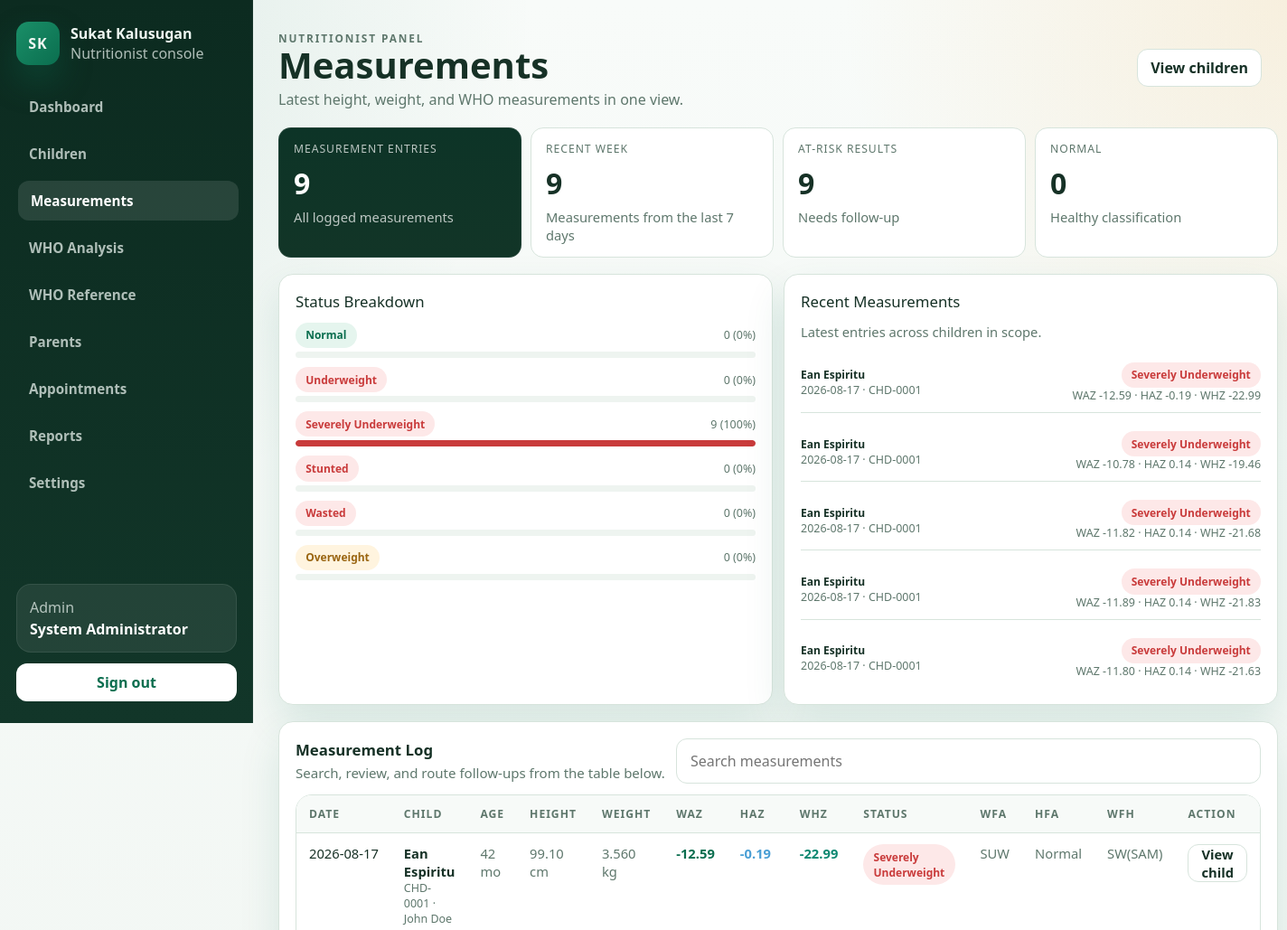
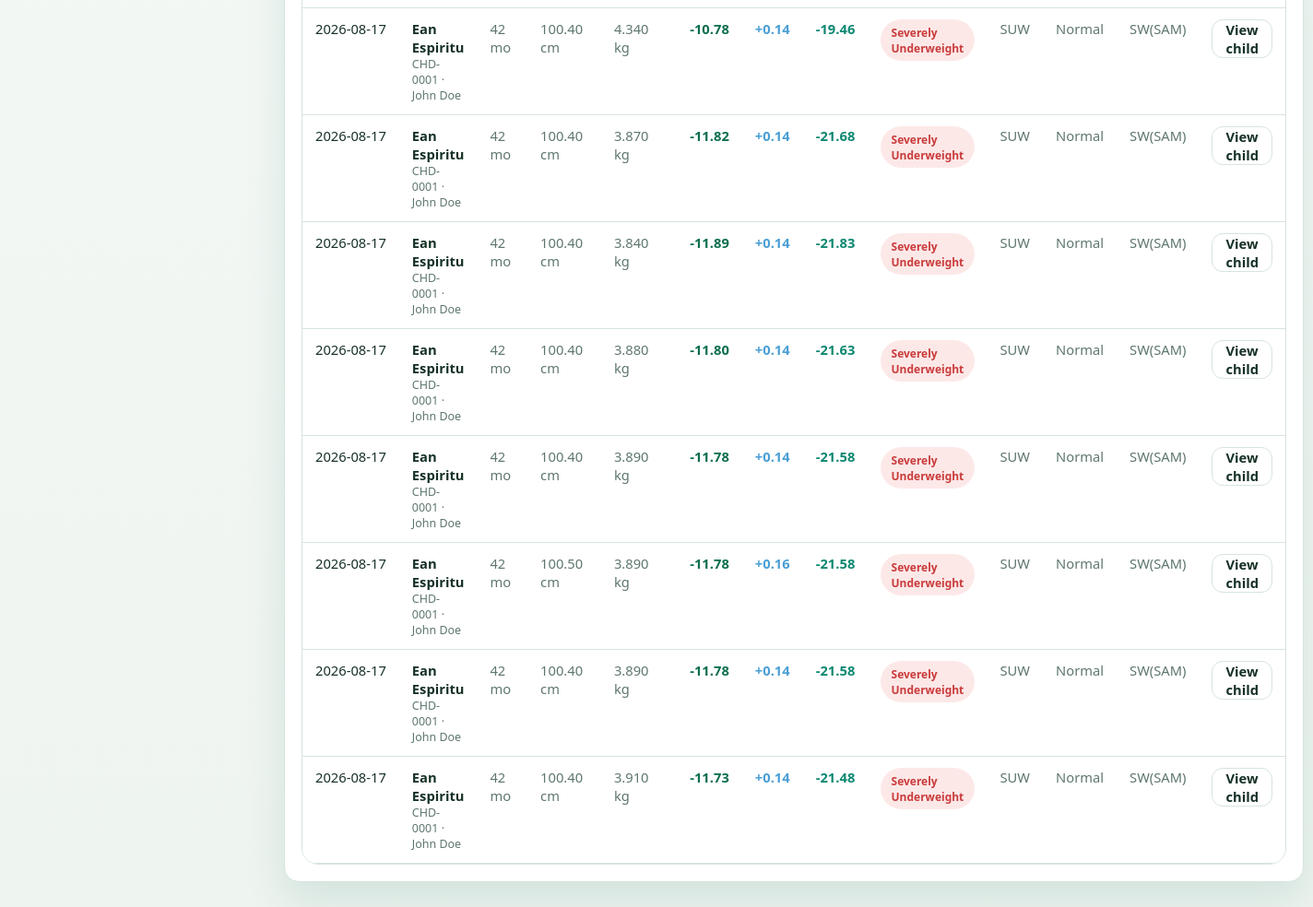
The app's page /nutritionist/measurements.php (signed in) with its own data (2 pictures, top to bottom).
### tables this page shows
CREATE TABLE `measurements` (
  `id` int(10) UNSIGNED NOT NULL,
  `child_id` int(10) UNSIGNED NOT NULL,
  `height_cm` decimal(5,2) NOT NULL,
  `weight_kg` decimal(5,3) NOT NULL,
  `age_months` int(10) UNSIGNED NOT NULL,
  `measurement_date` date NOT NULL,
  `source_type` enum('kiosk','manual','mobile') NOT NULL DEFAULT 'kiosk',
  `waz` decimal(5,2) DEFAULT NULL,
  `haz` decimal(5,2) DEFAULT NULL,
  `whz` decimal(5,2) DEFAULT NULL,
  `nutritional_status` enum('Normal','Underweight','Severely Underweight','Stunted','Wasted','Overweight') DEFAULT NULL,
  `wfa_status` enum('SUW','MUW','Normal') DEFAULT NULL,
  `hfa_status` enum('SSt','MSt','Normal','Tall') DEFAULT NULL,
  `wfh_status` enum('SW(SAM)','MW(MAM)','Normal','OW','Ob') DEFAULT NULL,
  `device_id` int(10) UNSIGNED DEFAULT NULL,
  `recorded_by` int(10) UNSIGNED DEFAULT NULL,
  `created_at` timestamp NOT NULL DEFAULT current_timestamp()
);

CREATE TABLE `children` (
  `id` int(10) UNSIGNED NOT NULL,
  `child_code` varchar(20) NOT NULL,
  `first_name` varchar(100) NOT NULL,
  `last_name` varchar(100) NOT NULL,
  `birthdate` date NOT NULL,
  `sex` enum('Male','Female') NOT NULL,
  `barangay_id` int(10) UNSIGNED DEFAULT NULL,
  `address` varchar(255) DEFAULT NULL,
  `purok` varchar(150) DEFAULT NULL,
  `is_ip` tinyint(1) NOT NULL DEFAULT 0,
  `has_disability` tinyint(1) NOT NULL DEFAULT 0,
  `parent_id` int(10) UNSIGNED NOT NULL,
  `created_at` timestamp NOT NULL DEFAULT current_timestamp(),
  `updated_at` timestamp NOT NULL DEFAULT current_timestamp() ON UPDATE current_timestamp()
);

CREATE TABLE `parents` (
  `id` int(10) UNSIGNED NOT NULL,
  `name` varchar(150) NOT NULL,
  `email` varchar(150) NOT NULL,
  `password_hash` varchar(255) NOT NULL,
  `parent_type` enum('Father','Mother','Guardian','Grandparent','Other') NOT NULL DEFAULT 'Guardian',
  `phone` varchar(30) DEFAULT NULL,
  `address` varchar(255) DEFAULT NULL,
  `barangay_id` int(10) UNSIGNED DEFAULT NULL,
  `status` enum('active','inactive') NOT NULL DEFAULT 'active',
  `created_at` timestamp NOT NULL DEFAULT current_timestamp(),
  `updated_at` timestamp NOT NULL DEFAULT current_timestamp() ON UPDATE current_timestamp()
);

### public_html/includes/auth_middleware.php (called while the page is built, shortened)
<?php
function app_base_path(): string
{
    $scriptName = str_replace('\\', '/', (string)($_SERVER['SCRIPT_NAME'] ?? ''));
    $routeMarkers = ['/api/', '/admin/', '/nutritionist/', '/parent/', '/kiosk/', '/auth/'];
    foreach ($routeMarkers as $marker) {
        $position = strpos($scriptName, $marker);
        if ($position !== false) {
            return rtrim(substr($scriptName, 0, $position), '/');
        }
    }
    return rtrim(dirname($scriptName), '/');
}
function app_url(string $path = ''): string
{
    $basePath = app_base_path();
    $normalizedPath = '/' . ltrim($path, '/');
    if ($basePath === '' || $basePath === '/') {
        return $normalizedPath;
    }
    return $basePath . $normalizedPath;
}

### public_html/includes/admin_helpers.php (called while the page is built, shortened)
<?php
require_once __DIR__ . '/auth_middleware.php';
function admin_e(string $value): string
{
    return htmlspecialchars($value, ENT_QUOTES, 'UTF-8');
}
function admin_bind_params(mysqli_stmt $stmt, string $types, array &$params): void
{
    if ($types === '' || $params === []) {
        return;
    }
}
function admin_fetch_all(string $sql, string $types = '', array $params = []): array
{
    $conn = get_db_connection();
    $stmt = mysqli_prepare($conn, $sql);
    admin_bind_params($stmt, $types, $params);
    if (!mysqli_stmt_execute($stmt)) {
        error_log('[SukatKalusugan] admin_fetch_all execute failed: ' . mysqli_stmt_error($stmt) . ' | SQL: ' . $sql);
        mysqli_stmt_close($stmt);
        return [];
    }
    $result = mysqli_stmt_get_result($stmt);
    $rows = [];
    if ($result instanceof mysqli_result) {
        while ($row = mysqli_fetch_assoc($result)) {
            $rows[] = $row;
        }
    }
    return $rows;
}

### public_html/nutritionist/measurements.php (the view, shortened to what this page needs)
<?php
require_once __DIR__ . '/../includes/nutritionist_helpers.php';
$user = nutritionist_require_access();
$params = [];
$scope = nutritionist_scope_fragment($user, 'c.barangay_id', $params);
$measurements = admin_fetch_all(
	"SELECT
		m.id,
		m.measurement_date,
		m.height_cm,
		m.weight_kg,
		m.age_months,
		m.source_type,
		m.waz,
		m.haz,
		m.whz,
		m.nutritional_status,
		m.wfa_status,
		m.hfa_status,
		m.wfh_status,
		c.id AS child_id,
		c.child_code,
		c.first_name,
		c.last_name,
		bg.name AS barangay,
		p.name AS parent_name
	 FROM measurements m
	 INNER JOIN children c ON c.id = m.child_id
	 INNER JOIN parents p ON p.id = c.parent_id
	 LEFT JOIN barangays bg ON bg.id = c.barangay_id
	 WHERE {$scope}
	 ORDER BY m.measurement_date DESC, m.id DESC",
	str_repeat('i', count($params)),
	$params
);
$statusCounts = [
	'Normal' => 0,
	'Underweight' => 0,
	'Severely Underweight' => 0,
	'Stunted' => 0,
	'Wasted' => 0,
	'Overweight' => 0,
];
foreach ($measurements as $measurement) {
	$status = (string)($measurement['nutritional_status'] ?? '');
	if (isset($statusCounts[$status])) {
		$statusCounts[$status]++;
	}
}
$recentMeasurements = array_values(array_filter(
	$measurements,
	static fn(array $measurement): bool => new DateTimeImmutable((string)$measurement['measurement_date']) >= (new DateTimeImmutable('today'))->modify('-7 days')
));
$atRiskCount = count(array_filter($measurements, static fn(array $measurement): bool => !in_array((string)($measurement['nutritional_status'] ?? 'Pending'), ['Normal', 'Overweight'], true)));
$actions = '<a class="admin-btn-secondary" href="' . nutritionist_e(app_url('/nutritionist/children.php')) . '">View children</a>';
?>
<section class="nutritionist-stat-grid">
	<article class="nutritionist-stat-card is-featured">
		<div class="nutritionist-stat-label">Measurement Entries</div>
		<div class="admin-stat-value"><?php echo count($measurements); ?></div>
		<div class="admin-stat-note">All logged measurements</div>
	</article>
	<article class="nutritionist-stat-card">
		<div class="nutritionist-stat-label">Recent Week</div>
		<div class="admin-stat-value"><?php echo count($recentMeasurements); ?></div>
		<div class="admin-stat-note">Measurements from the last 7 days</div>
	</article>
	<article class="nutritionist-stat-card">
		<div class="nutritionist-stat-label">At-Risk Results</div>
		<div class="admin-stat-value"><?php echo $atRiskCount; ?></div>
		<div class="admin-stat-note">Needs follow-up</div>
	</article>
	<article class="nutritionist-stat-card">
		<div class="nutritionist-stat-label">Normal</div>
		<div class="admin-stat-value"><?php echo (int)($statusCounts['Normal'] ?? 0); ?></div>
		<div class="admin-stat-note">Healthy classification</div>
	</article>
</section>
<section class="nutritionist-panel-grid is-balanced">
	<article class="nutritionist-panel">
		<div class="admin-section-title" style="margin-bottom:12px;">Status Breakdown</div>
		<?php foreach (['Normal', 'Underweight', 'Severely Underweight', 'Stunted', 'Wasted', 'Overweight'] as $status): ?>
			<?php
			$count = (int)($statusCounts[$status] ?? 0);
			$pct = count($measurements) > 0 ? (int)round(($count / count($measurements)) * 100) : 0;
			$barColor = match ($status) {
				'Normal' => 'var(--admin-primary)',
				'Underweight' => 'var(--admin-accent)',
				'Severely Underweight' => 'var(--admin-danger)',
				'Stunted' => '#7048E8',
				'Wasted' => '#4a9fd5',
				default => '#b08900',
			};
			?>
			<div style="margin-bottom:10px;">
				<div style="display:flex;justify-content:space-between;margin-bottom:4px;align-items:center;">
					<span class="admin-pill <?php echo nutritionist_status_class($status); ?>"><?php echo nutritionist_e($status); ?></span>
					<span class="admin-mini"><?php echo $count; ?> (<?php echo $pct; ?>%)</span>
				</div>
				<div style="height:7px;border-radius:999px;background:var(--admin-bg);overflow:hidden;">
					<div style="width:<?php echo max($pct, $count > 0 ? 3 : 0); ?>%;height:100%;border-radius:999px;background:<?php echo nutritionist_e($barColor); ?>;"></div>
				</div>
			</div>
		<?php endforeach; ?>
	</article>
	<article class="nutritionist-panel">
		<div class="admin-section-title" style="margin-bottom:12px;">Recent Measurements</div>
		<div class="admin-stat-note">Latest entries across children in scope.</div>
		<div style="margin-top:14px;display:grid;gap:10px;">
			<?php foreach (array_slice($measurements, 0, 5) as $measurement): ?>
				<div class="admin-list-item" style="padding:10px 0;">
					<div>
						<div style="font-size:12px;font-weight:600;color:var(--admin-text);"><?php echo nutritionist_e($measurement['first_name'] . ' ' . $measurement['last_name']); ?></div>
						<div class="admin-mini"><?php echo nutritionist_e((string)$measurement['measurement_date']); ?> · <?php echo nutritionist_e((string)$measurement['child_code']); ?></div>
					</div>
					<div style="text-align:right;">
						<div class="admin-pill <?php echo nutritionist_status_class((string)$measurement['nutritional_status']); ?>"><?php echo nutritionist_e((string)$measurement['nutritional_status']); ?></div>
						<div class="admin-mini">WAZ <?php echo nutritionist_e((string)$measurement['waz']); ?> · HAZ <?php echo nutritionist_e((string)$measurement['haz']); ?> · WHZ <?php echo nutritionist_e((string)$measurement['whz']); ?></div>
					</div>
				</div>
			<?php endforeach; ?>
		</div>
	</article>
</section>
<section class="nutritionist-panel">
	<div class="nutritionist-table-head" style="margin-bottom:12px;">
		<div>
			<h2 class="admin-section-title" style="margin-bottom:2px;">Measurement Log</h2>
			<p class="admin-section-subtitle">Search, review, and route follow-ups from the table below.</p>
		</div>
		<input class="admin-search" data-admin-filter="#measurements-table" type="search" placeholder="Search measurements" style="min-width:260px;">
	</div>
	<div class="nutritionist-table-wrap">
		<table class="nutritionist-table" id="measurements-table">
			<thead>
				<tr>
					<th>Date</th>
					<th>Child</th>
					<th>Age</th>
					<th>Height</th>
					<th>Weight</th>
					<th>WAZ</th>
					<th>HAZ</th>
					<th>WHZ</th>
					<th>Status</th>
					<th>WFA</th>
					<th>HFA</th>
					<th>WFH</th>
					<th>Action</th>
				</tr>
			</thead>
			<tbody>
				<?php foreach ($measurements as $measurement): ?>
					<tr data-filter-text="<?php echo nutritionist_e(strtolower($measurement['measurement_date'] . ' ' . $measurement['first_name'] . ' ' . $measurement['last_name'] . ' ' . $measurement['child_code'] . ' ' . ($measurement['nutritional_status'] ?? ''))); ?>">
						<td style="white-space:nowrap;"><?php echo nutritionist_e((string)$measurement['measurement_date']); ?></td>
						<td>
							<div style="font-weight:600;color:var(--admin-text);"><?php echo nutritionist_e($measurement['first_name'] . ' ' . $measurement['last_name']); ?></div>
							<div class="admin-mini"><?php echo nutritionist_e((string)$measurement['child_code']); ?> · <?php echo nutritionist_e((string)$measurement['parent_name']); ?></div>
						</td>
						<td style="color:var(--admin-muted);"><?php echo nutritionist_e((string)$measurement['age_months']); ?> mo</td>
						<td style="color:var(--admin-muted);"><?php echo nutritionist_e((string)$measurement['height_cm']); ?> cm</td>
						<td style="color:var(--admin-muted);"><?php echo nutritionist_e((string)$measurement['weight_kg']); ?> kg</td>
						<td style="color:var(--admin-primary);font-weight:600;"><?php echo ((float)$measurement['waz'] > 0 ? '+' : '') . nutritionist_e((string)$measurement['waz']); ?></td>
						<td style="color:#4a9fd5;font-weight:600;"><?php echo ((float)$measurement['haz'] > 0 ? '+' : '') . nutritionist_e((string)$measurement['haz']); ?></td>
						<td style="color:#0d8871;font-weight:600;"><?php echo ((float)$measurement['whz'] > 0 ? '+' : '') . nutritionist_e((string)$measurement['whz']); ?></td>
						<td><span class="admin-pill <?php echo nutritionist_status_class((string)$measurement['nutritional_status']); ?>"><?php echo nutritionist_e((string)$measurement['nutritional_status']); ?></span></td>
						<td style="color:var(--admin-muted);white-space:nowrap;"><?php echo nutritionist_e((string)($measurement['wfa_status'] ?? '—')); ?></td>
						<td style="color:var(--admin-muted);white-space:nowrap;"><?php echo nutritionist_e((string)($measurement['hfa_status'] ?? '—')); ?></td>
						<td style="color:var(--admin-muted);white-space:nowrap;"><?php echo nutritionist_e((string)($measurement['wfh_status'] ?? '—')); ?></td>
						<td><a class="admin-btn-secondary" href="<?php echo nutritionist_e(app_url('/nutritionist/children.php?view=' . (int)$measurement['child_id'])); ?>">View child</a></td>
					</tr>
				<?php endforeach; ?>
			</tbody>
		</table>
	</div>
</section>

### records on screen
measurements: child.last_name "Ean Espiritu", measurement_date "2026-08-17", child.child_code "CHD-0001", nutritional_status "Severely Underweight", waz "-12.59", haz "-0.19", whz "-22.99", parents.name "John Doe", age_months "42", height_cm "99.10", weight_kg "3.560", wfa_status "SUW", hfa_status "Normal", wfh_status "SW(SAM)"
measurements: child.last_name "Ean Espiritu", measurement_date "2026-08-17", child.child_code "CHD-0001", nutritional_status "Severely Underweight", waz "-10.78", haz "0.14", whz "-19.46", parents.name "John Doe", age_months "42", height_cm "100.40", weight_kg "4.340", wfa_status "SUW", hfa_status "Normal", wfh_status "SW(SAM)"
measurements: child.last_name "Ean Espiritu", measurement_date "2026-08-17", child.child_code "CHD-0001", nutritional_status "Severely Underweight", waz "-11.82", haz "0.14", whz "-21.68", parents.name "John Doe", age_months "42", height_cm "100.40", weight_kg "3.870", wfa_status "SUW", hfa_status "Normal", wfh_status "SW(SAM)"
measurements: child.last_name "Ean Espiritu", measurement_date "2026-08-17", child.child_code "CHD-0001", nutritional_status "Severely Underweight", waz "-11.89", haz "0.14", whz "-21.83", parents.name "John Doe", age_months "42", height_cm "100.40", weight_kg "3.840", wfa_status "SUW", hfa_status "Normal", wfh_status "SW(SAM)"
measurements: child.last_name "Ean Espiritu", measurement_date "2026-08-17", child.child_code "CHD-0001", nutritional_status "Severely Underweight", waz "-11.80", haz "0.14", whz "-21.63", parents.name "John Doe", age_months "42", height_cm "100.40", weight_kg "3.880", wfa_status "SUW", hfa_status "Normal", wfh_status "SW(SAM)"
measurements: measurement_date "2026-08-17", child.last_name "Ean Espiritu", child.child_code "CHD-0001", parents.name "John Doe", age_months "42", height_cm "100.40", weight_kg "3.890", waz "-11.78", haz "0.14", whz "-21.58", nutritional_status "Severely Underweight", wfa_status "SUW", hfa_status "Normal", wfh_status "SW(SAM)"
measurements: measurement_date "2026-08-17", child.last_name "Ean Espiritu", child.child_code "CHD-0001", parents.name "John Doe", age_months "42", height_cm "100.50", weight_kg "3.890", waz "-11.78", haz "0.16", whz "-21.58", nutritional_status "Severely Underweight", wfa_status "SUW", hfa_status "Normal", wfh_status "SW(SAM)"
measurements: measurement_date "2026-08-17", child.last_name "Ean Espiritu", child.child_code "CHD-0001", parents.name "John Doe", age_months "42", height_cm "100.40", weight_kg "3.890", waz "-11.78", haz "0.14", whz "-21.58", nutritional_status "Severely Underweight", wfa_status "SUW", hfa_status "Normal", wfh_status "SW(SAM)"
measurements: measurement_date "2026-08-17", child.last_name "Ean Espiritu", child.child_code "CHD-0001", parents.name "John Doe", age_months "42", height_cm "100.40", weight_kg "3.910", waz "-11.73", haz "0.14", whz "-21.48", nutritional_status "Severely Underweight", wfa_status "SUW", hfa_status "Normal", wfh_status "SW(SAM)"

### other values on screen
nutritionist_e($item['label']) "Dashboard"
nutritionist_e($item['label']) "Children"
nutritionist_e($item['label']) "Measurements"
nutritionist_e($item['label']) "WHO Analysis"
nutritionist_e($item['label']) "WHO Reference"
nutritionist_e($item['label']) "Parents"
nutritionist_e($item['label']) "Appointments"
nutritionist_e($item['label']) "Reports"
nutritionist_e($item['label']) "Settings"
nutritionist_e(ucfirst($userRole)) "Admin"
nutritionist_e($userName) "System Administrator"
nutritionist_e($title) "Measurements"
nutritionist_e($subtitle) "Latest height, weight, and WHO measurements in one view."
count($measurements) "9"
count($recentMeasurements) "9"
